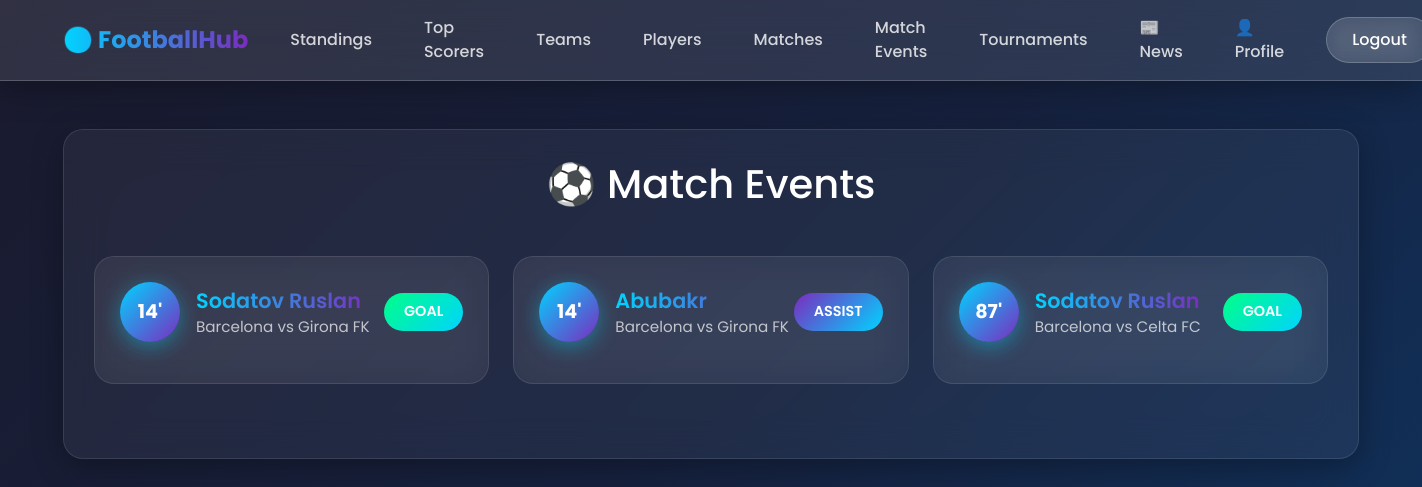
/match-events/ (signed in), run on the app's committed database.
### football/models.py (models this page shows, shortened)
class MatchEvent(models.Model):
    EVENT_TYPES = [
        ('GOAL', 'Goal'),
        ('ASSIST', 'Assist'),
        ('YELLOW', 'Yellow Card'),
        ('RED', 'Red Card'),
        ('SUB', 'Substitution'),
    ]
    match = models.ForeignKey(
        Match,
        on_delete=models.CASCADE
    )
    player = models.ForeignKey(
        Player,
        on_delete=models.CASCADE
    )
    minute = models.PositiveIntegerField()
    event_type = models.CharField(
        max_length=20,
        choices=EVENT_TYPES
    )

class Player(models.Model):
    POSITION_CHOICES = [
        ('GK', 'Goalkeeper'),
        ('DF', 'Defender'),
        ('MF', 'Midfielder'),
        ('FW', 'Forward'),
    ]
    team = models.ForeignKey(Team, on_delete=models.CASCADE, related_name='players')
    full_name = models.CharField(max_length=100)
    age = models.PositiveIntegerField()
    number = models.PositiveIntegerField()
    position = models.CharField(max_length=2, choices=POSITION_CHOICES)
    photo = models.ImageField(upload_to='players/', blank=True, null=True)
    overall = models.PositiveIntegerField(default=75)
    pace = models.PositiveIntegerField(default=70)
    shooting = models.PositiveIntegerField(default=70)
    passing = models.PositiveIntegerField(default=70)
    dribbling = models.PositiveIntegerField(default=70)
    defending = models.PositiveIntegerField(default=70)
    physical = models.PositiveIntegerField(default=70)

class Match(models.Model):
    tournament = models.ForeignKey(Tournament, on_delete=models.CASCADE)
    home_team = models.ForeignKey(Team,on_delete=models.CASCADE,related_name='home_matches')
    away_team = models.ForeignKey(Team,on_delete=models.CASCADE,related_name='away_matches')
    date = models.DateTimeField()
    home_score = models.PositiveIntegerField(default=0)
    away_score = models.PositiveIntegerField(default=0)
    stream_url = models.URLField(blank=True, null=True)
    is_live = models.BooleanField(default=False)
    man_of_the_match = models.ForeignKey(
    Player,
    on_delete=models.SET_NULL,
    null=True,
    blank=True
)

class Team(models.Model):
    name = models.CharField(max_length=100)
    city = models.CharField(max_length=100)
    logo = models.ImageField(upload_to='teams/', blank=True, null=True)
    stadium = models.CharField(max_length=100, blank=True, null=True)
    capacity = models.PositiveIntegerField(blank=True, null=True)
    created_at = models.DateTimeField(auto_now_add=True)

### football/views.py (the view)
# urls.py: path('match-events/', views.MatchEventListView.as_view(), name='match_event_list'),
class MatchEventListView(LoginRequiredMixin, generic.ListView):
    model = MatchEvent
    template_name = 'football/match_event_list.html'
    context_object_name = 'match_events'
    login_url = '/login/'

### templates/football/match_event_list.html (shortened to what this page needs)
{% extends 'base.html' %}
{% block content %}
<div class="glass-card">
    <h1 class="text-center mb-5">⚽ Match Events</h1>
    <div class="row">
        {% for event in match_events %}
            <div class="col-md-6 col-lg-4 mb-4">
                <div class="event-card">
                    <div class="d-flex align-items-center justify-content-between mb-3">
                        <div class="d-flex align-items-center gap-3">
                            <div class="minute-badge">{{ event.minute }}'</div>
                            <div>
                                <div class="player-name">{{ event.player.full_name }}</div>
                                <div class="match-info">{{ event.match.home_team.name }} vs {{ event.match.away_team.name }}</div>
                            </div>
                        </div>
                        <div class="event-type-badge {% if event.event_type == 'GOAL' %}event-goal{% elif event.event_type == 'YELLOW' %}event-yellow{% elif event.event_type == 'RED' %}event-red{% else %}event-sub{% endif %}">
                            {{ event.get_event_type_display }}
                        </div>
                    </div>
                </div>
            </div>
        {% empty %}
            <div class="col-12">
                <div class="text-center text-muted py-5">
                    <p>No match events available yet.</p>
                </div>
            </div>
        {% endfor %}
    </div>
</div>
{% endblock %}

### templates/base.html (style rules this page uses)
* { font-family: 'Poppins', sans-serif; }
body { background: linear-gradient(135deg, #1a1a2e 0%, #16213e 50%, #0f3460 100%); min-height: 100vh; color: #fff; }
.glass-card { background: rgba(255, 255, 255, 0.05); backdrop-filter: blur(20px); border: 1px solid rgba(255, 255, 255, 0.1); border-radius: 20px; padding: 30px; box-shadow: 0 8px 32px rgba(0, 0, 0, 0.3); }

### templates/football/match_event_list.html (style rules this page uses)
.event-card { background: rgba(255, 255, 255, 0.05); backdrop-filter: blur(20px); border: 1px solid rgba(255, 255, 255, 0.1); border-radius: 20px; padding: 25px; margin-bottom: 20px; transition: all 0.3s ease; position: relative; overflow: hidden; }
.event-card::before { content: ''; position: absolute; top: 0; left: -100%; width: 100%; height: 100%; background: linear-gradient(90deg, transparent, rgba(255, 255, 255, 0.1), transparent); transition: left 0.5s ease; }
.event-type-badge { padding: 8px 20px; border-radius: 25px; font-weight: 600; font-size: 0.9rem; text-transform: uppercase; }
.event-goal { background: linear-gradient(135deg, #00ff88, #00d4ff); }
.event-sub { background: linear-gradient(135deg, #7b2cbf, #00d4ff); }
.minute-badge { width: 60px; height: 60px; border-radius: 50%; background: linear-gradient(135deg, #00d4ff, #7b2cbf); display: flex; align-items: center; justify-content: center; font-size: 1.2rem; font-weight: 700; box-shadow: 0 5px 20px rgba(0, 212, 255, 0.4); }
.player-name { font-size: 1.3rem; font-weight: 600; background: linear-gradient(90deg, #00d4ff, #7b2cbf); -webkit-background-clip: text; -webkit-text-fill-color: transparent; background-clip: text; }
.match-info { color: rgba(255, 255, 255, 0.7); font-size: 0.95rem; }

### data on the page
MatchEvent: minute "14", player.full_name "Sodatov Ruslan", match.home_team.name "Barcelona", match.away_team.name "Girona FK", event_type "GOAL"
MatchEvent: minute "14", player.full_name "Abubakr", match.home_team.name "Barcelona", match.away_team.name "Girona FK", event_type "ASSIST"
MatchEvent: minute "87", player.full_name "Sodatov Ruslan", match.home_team.name "Barcelona", match.away_team.name "Celta FC", event_type "GOAL"
